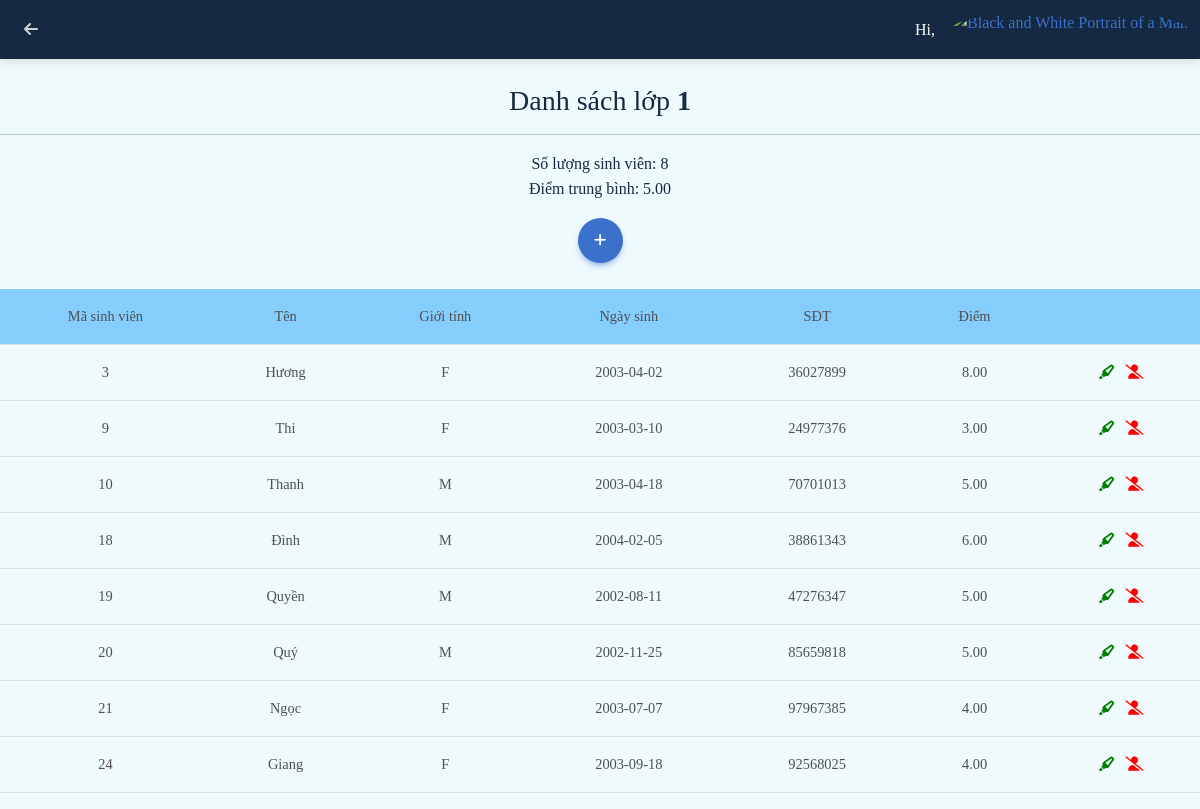
Before: /viewclass.php?id=1 with the older database file.
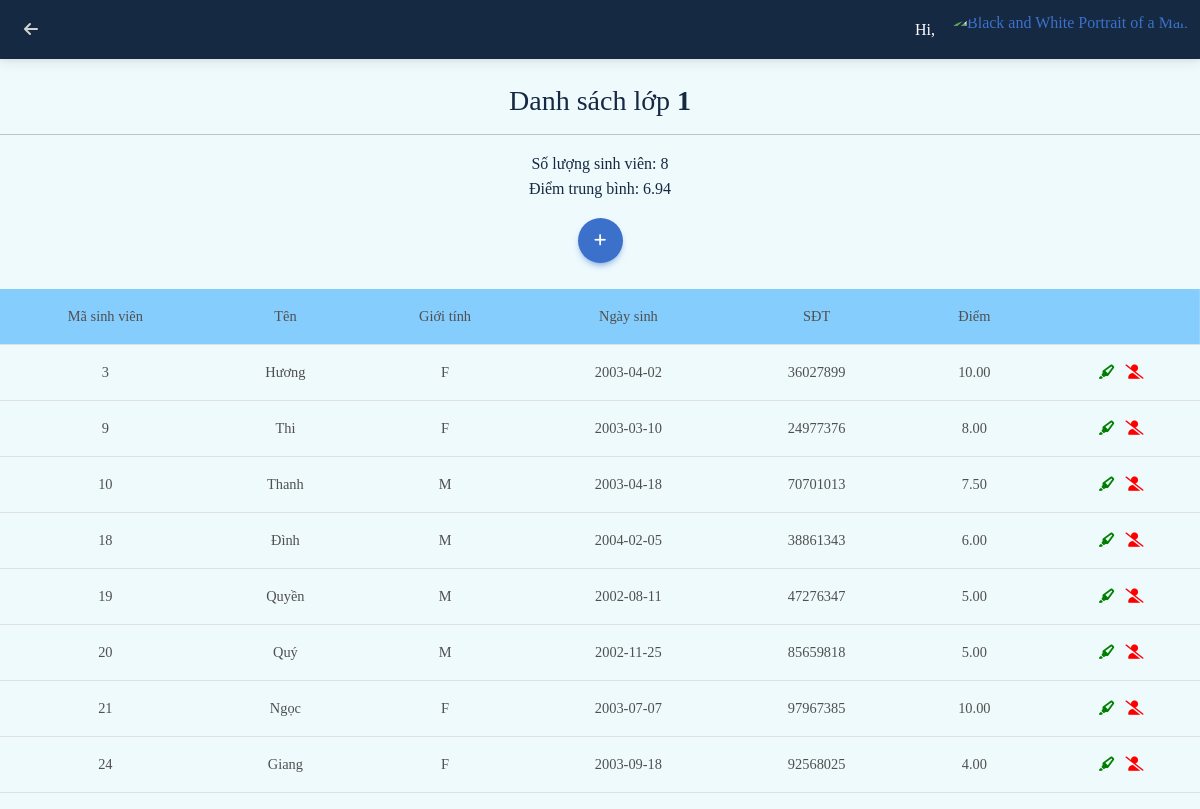
After: the same page with the newer database file.
### tables this page shows
CREATE TABLE `student_class` (
  `id_student` int(11) DEFAULT NULL,
  `id_class` int(11) DEFAULT NULL,
  `mark` decimal(10,2) DEFAULT NULL
);

CREATE TABLE `student` (
  `id` int(11) NOT NULL,
  `name` varchar(30) DEFAULT NULL,
  `gender` char(1) DEFAULT NULL,
  `dob` date DEFAULT NULL,
  `phone` varchar(30) DEFAULT NULL,
  `gpa` decimal(10,2) DEFAULT NULL,
  `ranking` varchar(10) DEFAULT NULL
);

### viewclass.php (the view, shortened to what this page needs)
<?php
if(isset($_GET['id']) && !empty(trim($_GET['id'])))
{
  require_once 'includes/db_connection.php';
  $ClassID=trim($_GET['id']);
  $sql="SELECT * FROM student s
  JOIN student_class sc ON sc.id_student=s.id
  WHERE sc.id_class = " . $ClassID ."
  ORDER BY sc.id_student ASC;";
  $result=mysqli_query($conn, $sql);
}else
{
  echo "<h1>Something wrong bro...</h1>";
}
?>
<!DOCTYPE html>
<html lang="en">
<head>
  <link rel="stylesheet" href="https://cdnjs.cloudflare.com/ajax/libs/font-awesome/6.0.0/css/all.min.css" />
  <link rel="stylesheet" href="css/mdb.min.css" />
  <link rel="stylesheet" href="css/style.css">
</head>
<body>
<nav class="navbar navbar-expand-lg navbar-light bg-light" style="background: rgb(74,139,223);
background: radial-gradient(circle, rgba(74,139,223,1) 0%, rgba(22,41,66,1) 0%);">
  <div class="container-fluid">
    <div class="collapse navbar-collapse" id="navbarSupportedContent">
      <ul class="navbar-nav me-auto d-flex flex-row mt-3 mt-lg-0">
      <li class="nav-item text-center mx-2 mx-lg-1">
          <a class="nav-link left-link" aria-current="page" href="classlist.php">
            <div>
              <i class="fas fa-arrow-left"></i>
            </div>
          </a>
        </li>
      </ul>
    </div>
    <div class="d-flex align-items-center">
      <div style="color:white;"><?php echo "Hi, ".$_SESSION['username']."&nbsp;&nbsp;&nbsp;"; ?></div>
      <div class="dropdown">
        <a
          class="dropdown-toggle d-flex align-items-center hidden-arrow"
          href="#"
          id="navbarDropdownMenuAvatar"
          role="button"
          data-mdb-toggle="dropdown"
          aria-expanded="false"
        >
          <img
            src="https://mdbcdn.b-cdn.net/img/new/avatars/2.webp"
            class="rounded-circle"
            height="40"
            alt="Black and White Portrait of a Man"
            loading="lazy"
          />
        </a>
      </div>
    </div>
  </div>
</nav>
<br>
<div style="text-align: center; color:#162942"><h3 >Danh sách lớp <b><?php echo $ClassID; ?></b></h3>
<hr>
<p>
  <?php
  $query="SELECT COUNT(*) AS count, ROUND(AVG(mark), 2) AS average_mark FROM student_class WHERE id_class = '" . $ClassID ."'";
  $res = mysqli_query($conn, $query);
  $row = mysqli_fetch_array($res);
  echo "Số lượng sinh viên: ".$row["count"]."<br>
  Điểm trung bình: ".$row["average_mark"]."";
  ?>
</p>
<a class="btn btn-primary btn-lg btn-floating" role="button" href='addtoclass.php?' title="Thêm sinh viên vào lớp"><i class="fas fa-plus"></i></a>
</div>
<br>
<table class="table table-hover td">
  <thead>
    <tr style="background: rgb(133,205,253);
background: linear-gradient(45deg, rgba(133,205,253,1) 100%, rgba(255,120,164,0) 100%);">
      <th scope="col">Mã sinh viên</th>
      <th scope="col">Tên</th>
      <th scope="col">Giới tính</th>
      <th scope="col">Ngày sinh</th>
      <th scope="col">SĐT</th>
      <th scope="col">Điểm</th>
      <th scope="col"></th>
    </tr>
    </thead>
    <tbody>
<?php
while($row = mysqli_fetch_array($result))
{
  echo "<tr >
  <th scope='row'>" . $row["id"] . "</th>
  <td>" . $row["name"] . "</td>
  <td>" . $row["gender"] . "</td>
  <td>" . $row["dob"] . "</td>
  <td>" . $row["phone"] . "</td>
  <td>" . $row["mark"] . "</td>
  <td>
  <a href='mark.php?Stuid=" . $row['id']
  . "&Classid=".$ClassID."'title='Chấm điểm'>
  <span class='fas fa-highlighter' style='color: green'></span>&nbsp;&nbsp</a>
  <a href='kick.php?id=" . $row['id']
  . "'title='Xóa khỏi lớp'>
  <span class='fas fa-user-slash' style='color: red'></span></a>
  </tr>";
}
?>
</tbody>
</table>
</body>
</html>

### css/style.css (style rules this page uses)
* { font-family:Cambria, Cochin, Georgia, Times, 'Times New Roman', serif; }

### viewclass.php (style rules this page uses)
.left-link { color:#d3d3d3; transition: opacity 0.15s; }
.td { text-align: center; }
body { background: rgb(239,250,253); background: linear-gradient(90deg, rgba(239,250,253,1) 100%, rgba(74,139,223,1) 100%); }

Changed rows visible on the page:
changed student_class "3": mark "8.00" → "10.00"
changed student_class "9": mark "3.00" → "8.00"
changed student_class "10": mark "5.00" → "7.50"
changed student_class "21": mark "4.00" → "10.00"
Other visible differences:
$row["average_mark"]: "5.00" → "6.94"
